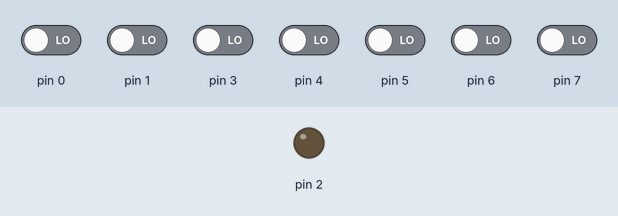
Recording of a sketch running on a simulated Arduino Uno, built with avr-gcc and run on an emulated ATmega328P. On the bench: output pins drawn as LEDs (lit = HIGH). The inputs (shaded band) are chosen by the test bench; at power-on: pin 0, pin 1, pin 3–7 LOW.

Above: at 1.2 s.
1.3 s: pin 4 driven HIGH
At 2.5 s:
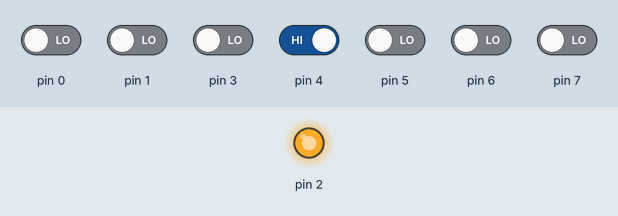
2.8 s: pin 4 driven LOW
At 3.8 s:
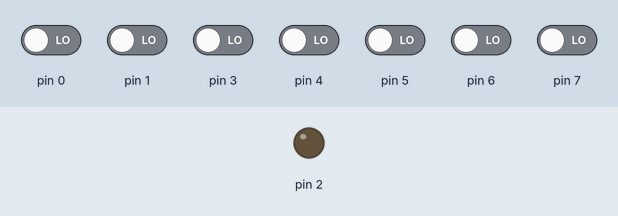
Timing chart, 0 to 5.8 s (numbered marks = the images above; inputs shaded):
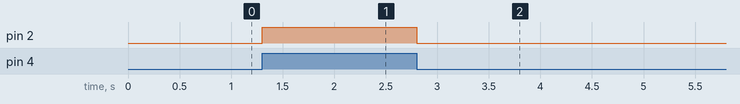

Measured:
- after the input at 1.3 s, pin 2: LOW → HIGH at once
- after the input at 2.8 s, pin 2: HIGH → LOW at once

The sketch:

digital-io-version1.ino
```cpp
typedef enum
{
	IN = 0,
	OUT = 1,
	IN_PULLUP = 2
} PinMode_t;


typedef enum
{
	LO = 0,
	HI = 1
} PinState_t;


typedef enum
{
	//GPIO_0 = 0,
	//GPIO_1 = 1,
	GPIO_2 = 2,
	GPIO_3 = 3,
	GPIO_4 = 4,
	GPIO_5 = 5,
	GPIO_6 = 6,
	GPIO_7 = 7,
} GpioPin_t;


void gpio_mode( GpioPin_t pin, PinMode_t mode)
{
	if(mode == OUT)
	{
		DDRD |= (1 << pin);
	}
	else if(mode == IN)
	{
		DDRD &= ~(1 << pin);
		PORTD &= ~(1 << pin); // disable pull-up
	}
	else if(mode == IN_PULLUP)
	{
		DDRD &= ~(1 << pin);
		PORTD |= (1 << pin); // enable pull-up
	}
}


void gpio_write(GpioPin_t pin, PinState_t state)
{
	if(state == HI)
	{
		PORTD |= (1 << pin);
	}
	else
	{
		PORTD &= ~(1 << pin);
	}
}

PinState_t gpio_read(GpioPin_t pin)
{
	if(PIND & (1 << pin))
	{
		return HI;
	}
	else
	{
		return LO;
	}
}

void setup()
{
		gpio_mode(GPIO_2, OUT);   	// pin 2 => output
  	gpio_mode(GPIO_4, IN);  		// pin 4 => input
}

void loop()
{
    PinState_t state = gpio_read(GPIO_4);

  	if(state == HI)
  		gpio_write(GPIO_2, HI);
		else
      gpio_write(GPIO_2, LO);
}
```
